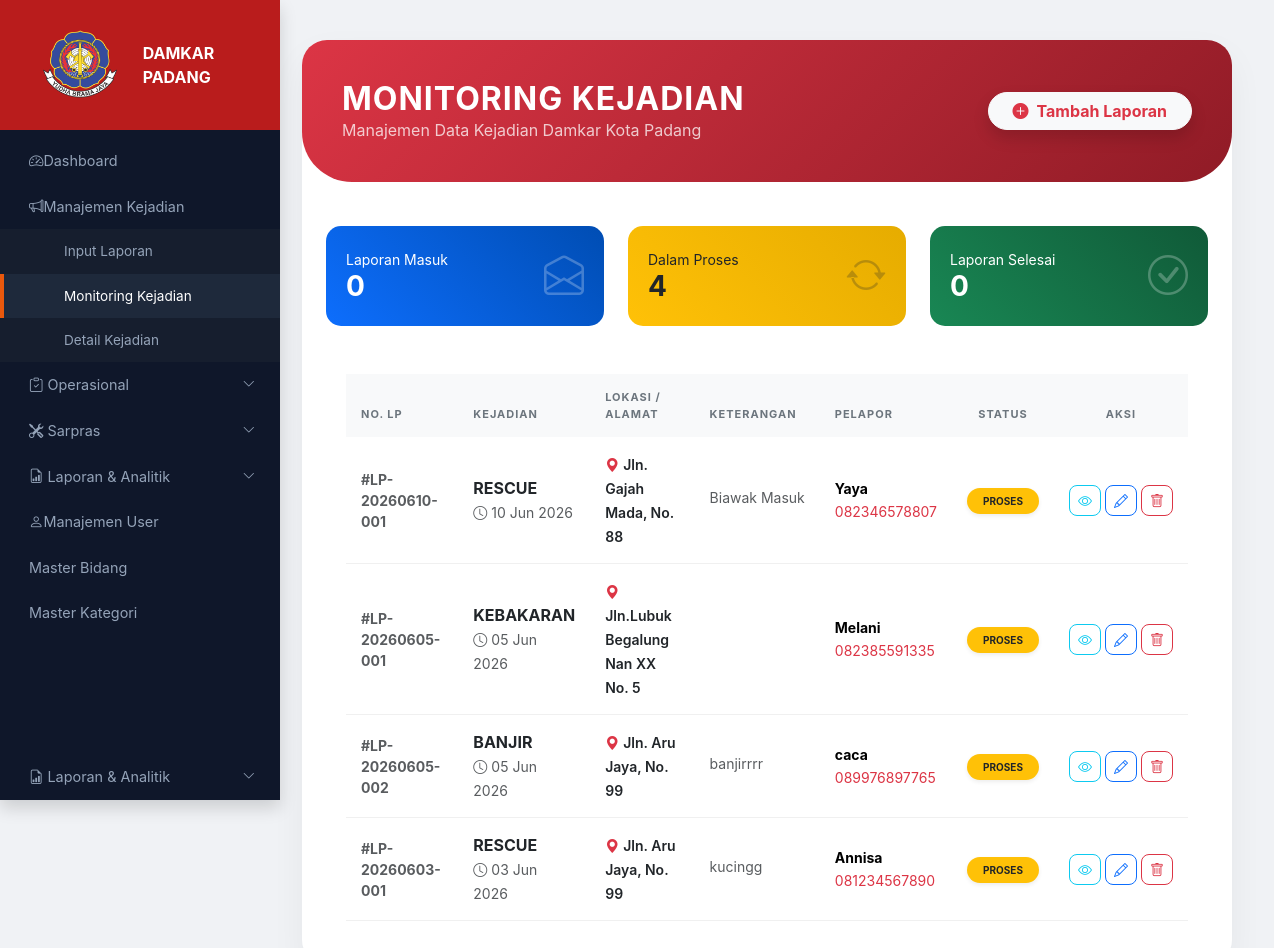
Screenshot of /pages/monitoring_kejadian.php with the database file from the repository.
### tables this page shows
CREATE TABLE `laporan_kejadian` (
  `id` int NOT NULL,
  `nomor_laporan` varchar(30) NOT NULL,
  `tanggal` date NOT NULL,
  `pelapor` varchar(100) NOT NULL,
  `no_hp` varchar(20) DEFAULT NULL,
  `lokasi` text NOT NULL,
  `jenis_kejadian` enum('kebakaran','banjir','rescue','lainnya') NOT NULL,
  `deskripsi` text,
  `status` enum('masuk','proses','selesai') DEFAULT 'masuk',
  `waktu_proses` timestamp NULL DEFAULT NULL,
  `waktu_selesai` timestamp NULL DEFAULT NULL,
  `created_at` timestamp NOT NULL DEFAULT CURRENT_TIMESTAMP,
  `updated_at` timestamp NOT NULL DEFAULT CURRENT_TIMESTAMP ON UPDATE CURRENT_TIMESTAMP
);

### pages/monitoring_kejadian.php (the view, shortened to what this page needs)
<?php
$host = "localhost";
$user = "root";
$pass = "";
$db   = "app_damkar";
$conn = mysqli_connect($host, $user, $pass, $db);
?>
<!DOCTYPE html>
<html lang="id">
<head>
    <link href="https://cdn.jsdelivr.net/npm/bootstrap@5.3.3/dist/css/bootstrap.min.css" rel="stylesheet">
    <link rel="stylesheet" href="https://cdn.jsdelivr.net/npm/bootstrap-icons@1.11.3/font/bootstrap-icons.min.css">
    <link rel="stylesheet" href="../assets/css/style.css">
</head>
<body class="d-flex">
    <?php include '../config/sidebar.php'; ?>
    <div class="main-wrapper w-100">
            <div class="container-fluid">
        <div class="content-card-wrapper">
            <div class="custom-header-red">
                <div class="d-flex justify-content-between align-items-center">
                    <div>
                        <h2 class="fw-bold m-0 text-uppercase" style="letter-spacing: 1px;">Monitoring Kejadian</h2>
                        <p class="m-0 opacity-75">Manajemen Data Kejadian Damkar Kota Padang</p>
                    </div>
                    <a href="input_laporan.php" class="btn btn-light text-danger fw-bold rounded-pill px-4 shadow">
                        <i class="bi bi-plus-circle-fill me-2"></i>Tambah Laporan
                    </a>
                </div>
            </div>
            <div class="p-4">
                <div class="row g-4 mb-5">
                    <div class="col-md-4">
                        <div class="card-stat box-masuk">
                            <div class="d-flex justify-content-between align-items-center">
                                <div><p class="m-0 small">Laporan Masuk</p><h3 class="fw-bold m-0"><?= mysqli_num_rows(mysqli_query($conn, "SELECT * FROM laporan_kejadian WHERE status='Masuk'")) ?></h3></div>
                                <i class="bi bi-envelope-open fs-1 opacity-25"></i>
                            </div>
                        </div>
                    </div>
                    <div class="col-md-4">
                        <div class="card-stat box-proses">
                            <div class="d-flex justify-content-between align-items-center">
                                <div><p class="m-0 small">Dalam Proses</p><h3 class="fw-bold m-0"><?= mysqli_num_rows(mysqli_query($conn, "SELECT * FROM laporan_kejadian WHERE status='Proses'")) ?></h3></div>
                                <i class="bi bi-arrow-repeat fs-1 opacity-25"></i>
                            </div>
                        </div>
                    </div>
                    <div class="col-md-4">
                        <div class="card-stat box-selesai">
                            <div class="d-flex justify-content-between align-items-center">
                                <div><p class="m-0 small">Laporan Selesai</p><h3 class="fw-bold m-0"><?= mysqli_num_rows(mysqli_query($conn, "SELECT * FROM laporan_kejadian WHERE status='Selesai'")) ?></h3></div>
                                <i class="bi bi-check-circle fs-1 opacity-25"></i>
                            </div>
                        </div>
                    </div>
                </div>
                <div class="table-container">
                    <div class="table-responsive">
                        <table class="table align-middle m-0">
                            <thead>
                                <tr>
                                    <th>No. LP</th>
                                    <th>Kejadian</th>
                                    <th>Lokasi / Alamat</th>
                                    <th>Keterangan</th>
                                    <th>Pelapor</th>
                                    <th class="text-center">Status</th>
                                    <th class="text-center">Aksi</th>
                                </tr>
                            </thead>
                            <tbody>
                                <?php
                                $res = mysqli_query($conn, "SELECT * FROM laporan_kejadian ORDER BY tanggal DESC");
                                while ($row = mysqli_fetch_assoc($res)) {
                                    $st = strtolower($row['status']);
                                    $cls = ($st == 'masuk') ? 'bg-primary' : (($st == 'proses') ? 'bg-warning text-dark' : 'bg-success');
                                ?>
                                <tr>
                                    <td class="fw-bold text-muted small">#<?= $row['nomor_laporan'] ?></td>
                                    <td>
                                        <span class="fw-bold text-dark d-block"><?= strtoupper($row['jenis_kejadian'] ?? 'RESCUE') ?></span>
                                        <span class="small text-muted"><i class="bi bi-clock me-1"></i><?= date('d M Y', strtotime($row['tanggal'])) ?></span>
                                    </td>
                                    <td>
                                        <span class="small text-dark fw-semibold"><i class="bi bi-geo-alt-fill text-danger me-1"></i><?= $row['lokasi'] ?? '-' ?></span>
                                    </td>
                                    <td>
                                        <span class="d-inline-block text-truncate small text-muted" style="max-width: 150px;" title="<?= $row['deskripsi'] ?>">
                                            <?= $row['deskripsi'] ?? '-' ?>
                                        </span>
                                    </td>
                                    <td>
                                        <span class="d-block fw-bold small"><?= $row['pelapor'] ?></span>
                                        <span class="text-danger small"><?= $row['no_hp'] ?></span>
                                    </td>
                                    <td class="text-center">
                                        <span class="badge rounded-pill <?= $cls ?> px-3 py-2 shadow-sm" style="font-size: 10px;">
                                            <?= strtoupper($row['status']) ?>
                                        </span>
                                    </td>
                                    <td class="text-center">
                                        <div class="d-flex justify-content-center gap-1">
                                            <a href="detail_kejadian.php?no_lp=<?= $row['nomor_laporan'] ?>" class="btn btn-outline-info btn-sm rounded-3">
                                                <i class="bi bi-eye"></i>
                                            </a>
                                            <div class="dropdown">
                                                <button class="btn btn-outline-primary btn-sm rounded-3" data-bs-toggle="dropdown">
                                                    <i class="bi bi-pencil"></i>
                                                </button>
                                            </div>
                                            <a href="?hapus=<?= $row['nomor_laporan'] ?>" class="btn btn-outline-danger btn-sm rounded-3" onclick="return confirm('Hapus data ini?')">
                                                <i class="bi bi-trash"></i>
                                            </a>
                                        </div>
                                    </td>
                                </tr>
                                <?php } ?>
                            </tbody>
                        </table>
                    </div>
                </div>
                </div>
        </div>
        </div>
</body>
</html>

### assets/css/style.css (style rules this page uses)
:root { --fire-red: #b91c1c; --fire-orange: #ea580c; --dark-sidebar: #0f172a; --sidebar-text: #94a3b8; --bg-light: #f1f5f9; --purple-primary: #3f37c9; --white: #ffffff; --text-dark: #1e293b; --text-muted: #64748b; }
* { font-family: "Inter", sans-serif; }
body { background-color: var(--bg-light); margin: 0; display: flex; min-height: 100vh; }

### pages/monitoring_kejadian.php (style rules this page uses)
body { background-color: #f0f2f5; font-family: 'Segoe UI', sans-serif; }
.main-wrapper { margin-left: 260px; min-height: 100vh; padding: 40px 30px; transition: all 0.3s; }
.content-card-wrapper { background: white; border-radius: 25px; overflow: hidden; box-shadow: 0 15px 35px rgba(0,0,0,0.05); border: none; }
.custom-header-red { background: linear-gradient(135deg, #dc3545 0%, #901b26 100%); padding: 40px; color: white; border-radius: 0 0 50px 50px; margin-bottom: 20px; }
.card-stat { border: none; border-radius: 15px; color: white; padding: 20px; transition: transform 0.2s; }
.box-masuk { background: linear-gradient(45deg, #0d6efd, #004db3); }
.box-proses { background: linear-gradient(45deg, #ffc107, #e6ac00); color: #212529; }
.box-selesai { background: linear-gradient(45deg, #198754, #105a38); }
.table-container { padding: 0 20px 20px 20px; }
.table thead th { background-color: #f8f9fa; color: #6c757d; font-size: 11px; text-transform: uppercase; letter-spacing: 1px; padding: 15px; border: none; }
.table tbody td { padding: 15px; border-bottom: 1px solid #f0f0f0; }

### rows the page displays
laporan_kejadian: nomor_laporan "LP-20260610-001", jenis_kejadian "RESCUE", tanggal "10 Jun 2026", lokasi "Jln. Gajah Mada, No. 88", deskripsi "Biawak Masuk", pelapor "Yaya", no_hp "082346578807", status "PROSES"
laporan_kejadian: nomor_laporan "LP-20260605-001", jenis_kejadian "KEBAKARAN", tanggal "05 Jun 2026", lokasi "Jln.Lubuk Begalung Nan XX No. 5", pelapor "Melani", no_hp "082385591335", status "PROSES"
laporan_kejadian: nomor_laporan "LP-20260605-002", jenis_kejadian "BANJIR", tanggal "05 Jun 2026", lokasi "Jln. Aru Jaya, No. 99", deskripsi "banjirrrr", pelapor "caca", no_hp "089976897765", status "PROSES"
laporan_kejadian: nomor_laporan "LP-20260603-001", jenis_kejadian "RESCUE", tanggal "03 Jun 2026", lokasi "Jln. Aru Jaya, No. 99", deskripsi "kucingg", pelapor "Annisa", no_hp "081234567890", status "PROSES"
